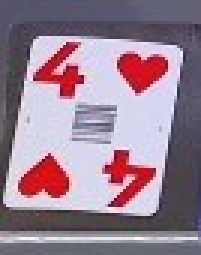
#> input picture templates_cartas/copas/4/4_copas.jpeg, 67 x 85 px (shown 3 times larger); its folder holds only this picture in this run
$ python reconhecedor_cartas.py
#> lines starting #> are read from the running program, lines starting #| are printed output that depends on the picture
import cv2
import numpy as np
import mss
import os
import time

def load_templates(base_folder='templates_cartas/'):
    """
    Carrega todos os modelos da estrutura de pastas, criando nomes únicos para cada carta.
    Ex: 'copas_2', 'ouros_as'.
    """
#> called with base_folder = 'templates_cartas/'
    templates = {}
    print("Iniciando carregamento dos modelos...")

    if not os.path.isdir(base_folder):
        print(f"ERRO: A pasta de modelos '{base_folder}' não foi encontrada.")
        return None

    for suit_folder in os.listdir(base_folder):
        suit_path = os.path.join(base_folder, suit_folder)
        if os.path.isdir(suit_path):
            for rank_folder in os.listdir(suit_path):
                rank_path = os.path.join(suit_path, rank_folder)
                if os.path.isdir(rank_path):
                    card_name = f"{suit_folder}_{rank_folder}"

                    if card_name not in templates:
                        templates[card_name] = []

                    for template_file in os.listdir(rank_path):
                        if template_file.lower().endswith(('.png', '.jpg', '.jpeg')):
                            img_path = os.path.join(rank_path, template_file)
                            template_img = cv2.imread(img_path, cv2.IMREAD_GRAYSCALE)
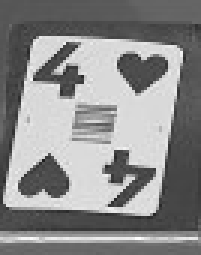
#> template_img: shape (85, 67) (shown 3 times larger); min 30, max 255, mean 138.3
                            if template_img is not None:
                                templates[card_name].append(template_img)

    if not templates:
        print("Nenhum modelo foi carregado. Verifique a estrutura de pastas e os nomes.")
        return None

    print("\nModelos carregados com sucesso!")
    for card, imgs in templates.items():
        print(f" - Carta '{card}': {len(imgs)} variações.")
#> this loop made 3 passes
#> card on passes 1 to 3: 'copas_4', 'copas_6', 'copas_7'
#|  - Carta 'copas_4': 1 variações.
#|  - Carta 'copas_6': 1 variações.
#|  - Carta 'copas_7': 1 variações.
    return templates

def recognize_card(image_roi, templates):
    """
    Compara a imagem com todos os modelos e retorna o melhor resultado.
    """
    # Limite de confiança. Ajuste se necessário.
    # Valores mais altos = mais exigente. Valores mais baixos = mais flexível.
    best_overall_score = 0.50
    best_overall_card = "Nenhuma"

    # Converte a imagem capturada para escala de cinza
    gray_roi = cv2.cvtColor(image_roi, cv2.COLOR_BGRA2GRAY)

    for card_name, template_variations in templates.items():
        for template_img in template_variations:
            # Pula se o modelo for maior que a imagem capturada
            if gray_roi.shape[0] < template_img.shape[0] or gray_roi.shape[1] < template_img.shape[1]:
                continue

            res = cv2.matchTemplate(gray_roi, template_img, cv2.TM_CCOEFF_NORMED)
            _, max_val, _, _ = cv2.minMaxLoc(res)

            if max_val > best_overall_score:
                best_overall_score = max_val
                best_overall_card = card_name

    return best_overall_card, best_overall_score

def configurar_rois_cartas():
    """
    Permite ao usuário selecionar as ROIs para duas cartas sequencialmente.
    """
    print("\n--- CONFIGURAÇÃO DAS ÁREAS DAS CARTAS ---")

#> (the run stopped early here; a loop or call above may not have finished)

$ run again, on templates_cartas/copas/6/WhatsApp Image 2025-08-05 at 16.10.55.jpeg
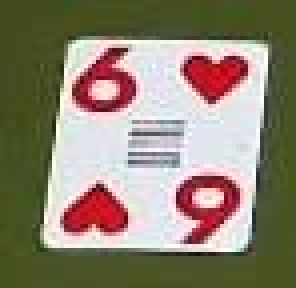
#> input picture templates_cartas/copas/6/WhatsApp Image 2025-08-05 at 16.10.55.jpeg, 74 x 72 px (shown 4 times larger)
#> in load_templates, `template_img = cv2.imread(img_path, cv2.IMREAD_GRAYSCALE)`:
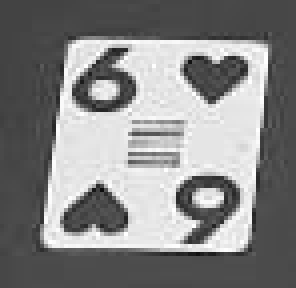
#> template_img: shape (72, 74) (shown 4 times larger); min 12, max 255, mean 132.9
#> the loop in load_templates, `for card, imgs in templates.items():` made 3 passes
#> card on passes 1 to 3: 'copas_6', 'copas_7', 'copas_A'
#> (printed output is left out)

$ run again, on templates_cartas/copas/4/WhatsApp Image 2025-08-05 at 16.49.49.jpeg
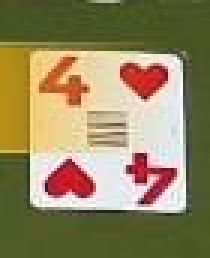
#> input picture templates_cartas/copas/4/WhatsApp Image 2025-08-05 at 16.49.49.jpeg, 70 x 86 px (shown 3 times larger)
#> in load_templates, `template_img = cv2.imread(img_path, cv2.IMREAD_GRAYSCALE)`:
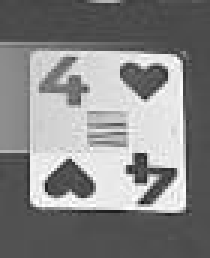
#> template_img: shape (86, 70) (shown 3 times larger); min 19, max 255, mean 133.7
#> the loop in load_templates, `for card, imgs in templates.items():` made 3 passes
#> card on passes 1 to 3: 'copas_4', 'copas_6', 'copas_7'
#> (printed output is left out)
